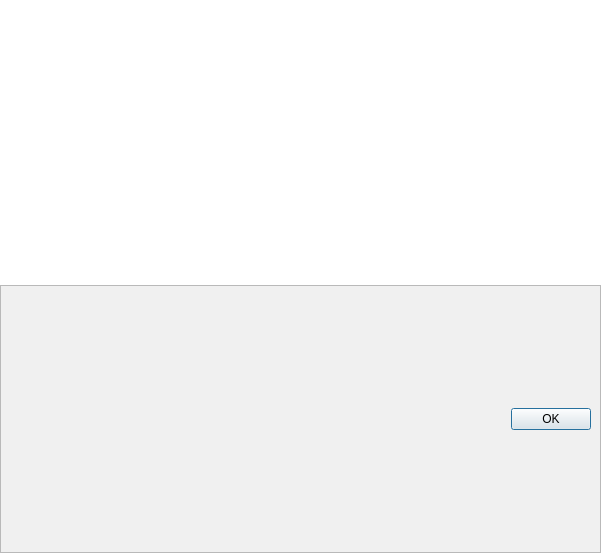
<?xml version="1.0" encoding="UTF-8"?>
<ui version="4.0">
 <class>AboutQt</class>
 <widget class="QDialog" name="AboutQt">
  <property name="geometry">
   <rect>
    <x>0</x>
    <y>0</y>
    <width>601</width>
    <height>553</height>
   </rect>
  </property>
  <property name="windowTitle">
   <string>关于Qt</string>
  </property>
  <property name="styleSheet">
   <string notr="true">background-color: rgb(255, 255, 255);</string>
  </property>
  <layout class="QGridLayout" name="gridLayout">
   <property name="leftMargin">
    <number>0</number>
   </property>
   <property name="rightMargin">
    <number>0</number>
   </property>
   <property name="bottomMargin">
    <number>0</number>
   </property>
   <item row="0" column="0">
    <widget class="QLabel" name="label">
     <property name="text">
      <string/>
     </property>
     <property name="pixmap">
      <pixmap resource="../../static/rc.qrc">:/rc/images/about_qt.png</pixmap>
     </property>
    </widget>
   </item>
   <item row="1" column="0">
    <widget class="QFrame" name="frameAboutQt">
     <property name="styleSheet">
      <string notr="true">background-color: rgb(240, 240, 240);</string>
     </property>
     <property name="frameShape">
      <enum>QFrame::StyledPanel</enum>
     </property>
     <property name="frameShadow">
      <enum>QFrame::Raised</enum>
     </property>
     <layout class="QHBoxLayout" name="horizontalLayout">
      <item>
       <spacer name="horizontalSpacer">
        <property name="orientation">
         <enum>Qt::Horizontal</enum>
        </property>
        <property name="sizeHint" stdset="0">
         <size>
          <width>497</width>
          <height>20</height>
         </size>
        </property>
       </spacer>
      </item>
      <item>
       <widget class="QPushButton" name="pushButtonAbout">
        <property name="text">
         <string>OK</string>
        </property>
       </widget>
      </item>
     </layout>
    </widget>
   </item>
  </layout>
 </widget>
 <resources>
  <include location="../../static/rc.qrc"/>
 </resources>
 <connections/>
</ui>
